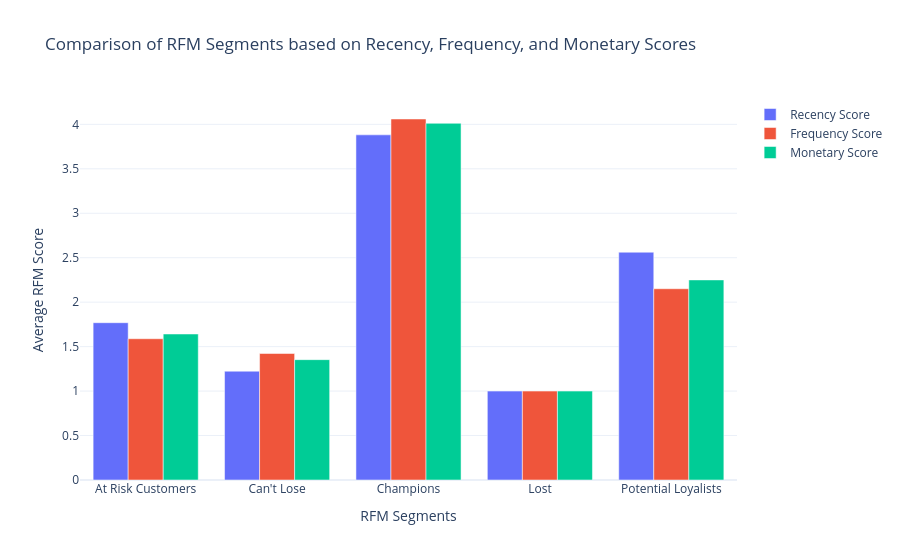

Notebook source saved alongside this figure:
### Code cell
# Calculate the average Recency, Frequency, and Monetary scores for each segment
segment_scores = (
    rfm.groupby('RFM Customer Segments')
    [['RecencyScore', 'FrequencyScore', 'MonetaryScore']]
    .mean().reset_index()
)

# Create a grouped bar chart to compare segment scores
fig = go.Figure()

# Recency
fig.add_trace(go.Bar(
    x=segment_scores['RFM Customer Segments'],
    y=segment_scores['RecencyScore'],
    name='Recency Score'
))

# Frequency
fig.add_trace(go.Bar(
    x=segment_scores['RFM Customer Segments'],
    y=segment_scores['FrequencyScore'],
    name='Frequency Score'
))

# Monetary
fig.add_trace(go.Bar(
    x=segment_scores['RFM Customer Segments'],
    y=segment_scores['MonetaryScore'],
    name='Monetary Score'
))

# Layout
fig.update_layout(
    title='Comparison of RFM Segments based on Recency, Frequency, and Monetary Scores',
    xaxis_title='RFM Segments',
    yaxis_title='Average RFM Score',
    barmode='group',
    showlegend=True
)

fig.show()

### Figure 1 — Plotly figure (JSON) as saved in the notebook; plotly's stock layout.template omitted (floating-point values rounded to 4 significant figures)
{"data": [{"name": "Recency Score", "type": "bar", "x": ["At Risk Customers", "Can't Lose", "Champions", "Lost", "Potential Loyalists"], "y": [1.769, 1.224, 3.882, 1.0, 2.562]}, {"name": "Frequency Score", "type": "bar", "x": ["At Risk Customers", "Can't Lose", "Champions", "Lost", "Potential Loyalists"], "y": [1.589, 1.423, 4.06, 1.0, 2.151]}, {"name": "Monetary Score", "type": "bar", "x": ["At Risk Customers", "Can't Lose", "Champions", "Lost", "Potential Loyalists"], "y": [1.642, 1.354, 4.012, 1.0, 2.25]}], "layout": {"barmode": "group", "showlegend": true, "title": {"text": "Comparison of RFM Segments based on Recency, Frequency, and Monetary Scores"}, "xaxis": {"title": {"text": "RFM Segments"}}, "yaxis": {"title": {"text": "Average RFM Score"}}}}
